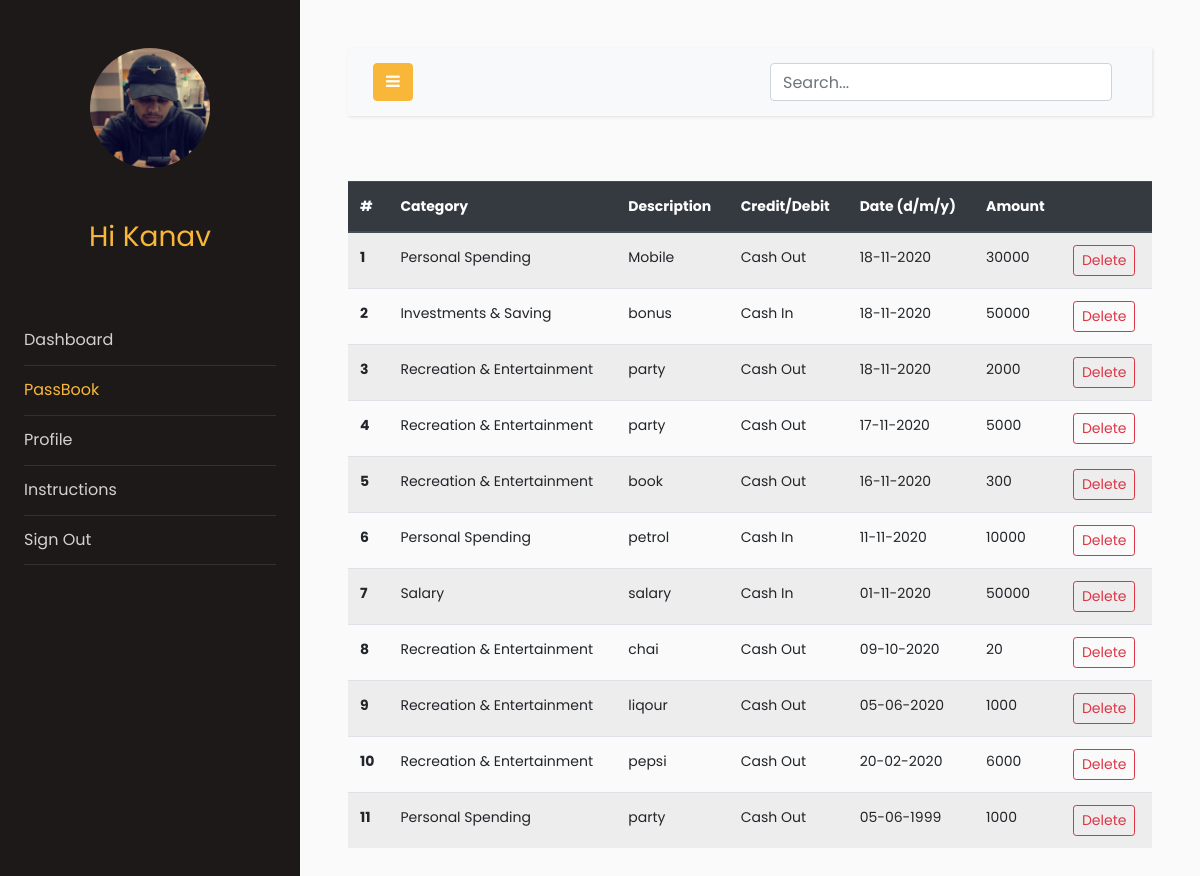
The page /passbook (signed in) on the database as committed earlier.
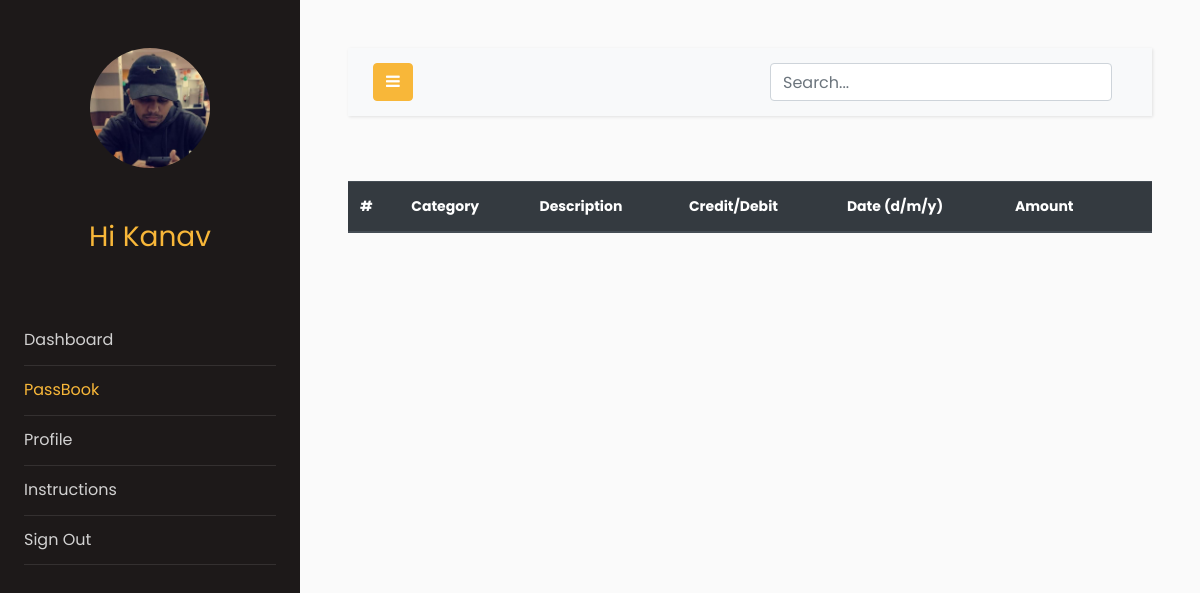
The same page on the database as committed later.
### models.py (models this page shows, shortened)
class Users(db.Model, UserMixin):
    __tablename__ = "users"
    id = db.Column(db.Integer, primary_key=True)
    email = db.Column(db.String(64), unique=True, index=True)
    name = db.Column(db.String(64))
    pasword_hash = db.Column(db.String(128))
    income = db.Column(db.Integer)
    budget = db.Column(db.Integer, default=0)
    profile_image = db.Column(
        db.String(128), nullable=False, default="default_profile.jpeg"
    )
    trans = db.relationship("Transactions", backref="User", lazy="dynamic")

class Transactions(db.Model):
    __searchable__ = ["description", "cat", "amount", "date"]
    users = db.relationship(Users)
    id = db.Column(db.Integer, primary_key=True)
    cashFlow = db.Column(db.Integer)
    amount = db.Column(db.Integer)
    description = db.Column(db.String(64))
    cat = db.Column(db.String(64))
    date = db.Column(db.DateTime)
    userId = db.Column(db.Integer, db.ForeignKey("users.id"), nullable=False)

### app.py (the view)
@app.route("/passbook", methods=["GET", "POST"])
@login_required
def passbook():
    uid = current_user.id
    trans_data = Transactions.query.filter_by(userId=uid).order_by(
        Transactions.date.desc()
    )
    return render_template("passbook.html", trans_data=trans_data)

### models.py (called while the page is built)
@login_manager.user_loader
def load_user(user_id):
    return Users.query.get(user_id)

### templates/passbook.html (shortened to what this page needs)
<!doctype html>
<html lang="en">
<head>
    <link rel="stylesheet" href="https://stackpath.bootstrapcdn.com/font-awesome/4.7.0/css/font-awesome.min.css">
<link rel="stylesheet" href="{{ url_for('static', filename='css1/style.css') }}">
</head>
<body>
    <div class="wrapper d-flex align-items-stretch">
        <nav id="sidebar">
            <div class="p-4 pt-5">
                <a href="#" class="img logo rounded-circle mb-5" style="background-image: url({{url_for('static',filename='profile_pics/'+current_user.profile_image)}})"></a>
                <h3 style="color: #f8b739; font-family: Poppins, Arial, sans-serif; text-align: center;">Hi {{current_user.name}}</h3>
                <br>
                <br>
                <ul class="list-unstyled components mb-5">
                    <li>
                        <a href="{{url_for('dashboard')}}">Dashboard</a>
                    </li>
                    <li class="active">
                        <a href="{{url_for('passbook')}}">PassBook</a>
                    </li>
                    <li>
                        <a href="{{url_for('profile')}}">Profile</a>
                    </li>
                    <li>
                        <a href="{{url_for('instructions')}}">Instructions</a>
                    </li>
                    <li>
                        <a href="{{url_for('logout')}}">Sign Out</a>
                    </li>
                </ul>
            </div>
        </nav>
        <div id="content" class="p-4 p-md-5">
            <nav class="navbar navbar-expand-lg navbar-light bg-light">
                <div class="container-fluid">
                    <button type="button" id="sidebarCollapse" class="btn btn-primary">
                        <i class="fa fa-bars"></i>
                    </button>
                    <form action="search" , method="GET">
                        <div class="container h-50">
                            <div class="d-flex justify-content-center h-100">
                                <input type="search" class="form-control ds-input" id="search-input" name="query" placeholder="Search..." aria-label="Search for..."
                                    autocomplete="off" data-docs-version="4.5" spellcheck="false" role="combobox" aria-autocomplete="list"
                                    aria-expanded="false" aria-owns="algolia-autocomplete-listbox-0" dir="auto"
                                    style="position: relative; vertical-align: top;">
                            </div>
                        </div>
                    </form>
                </div>
            </nav>
            <br>
            <table class="table table-striped">
                <thead class="thead-dark">
                    <tr>
                        <th scope="col">#</th>
                        <th scope="col">Category</th>
                        <th scope="col">Description</th>
                        <th scope="col">Credit/Debit</th>
                        <th scope="col">Date (d/m/y)</th>
                        <th scope="col">Amount</th>
                        <th scope="col"></th>
                    </tr>
                </thead>
                <tbody>
                    {%for r in trans_data%}
                    <tr>
                        <th scope="row">{{loop.index0 + 1}}</th>
                        <td>{{r.cat}}</td>
                        <td>{{r.description}}</td>
                        {%if r.cashFlow == 1 %}
                        <td>Cash In</td>
                        {%else%}
                        <td>Cash Out</td>
                        {%endif%}
                        <td>{{r.date.strftime('%d-%m-%Y')}}</td>
                        <td>{{r.amount}}</td>
                        <td><button type="button" class="btn btn-outline-danger btn-sm" data-toggle="modal" data-target="#del{{r.id}}">
                            Delete
                        </button></td>
                    </tr>
                    {%endfor%}
                </tbody>
            </table>
        </div>
    </div>
</body>
</html>

Rows that differ between the two databases and show on the page:
removed Transactions: cat "Personal Spending", description "Mobile", cashFlow "Cash Out", date "18-11-2020", amount "30000"
removed Transactions: cat "Investments & Saving", description "bonus", cashFlow "Cash In", date "18-11-2020", amount "50000"
removed Transactions: cat "Recreation & Entertainment", description "party", cashFlow "Cash Out", date "18-11-2020", amount "2000"
removed Transactions: cat "Recreation & Entertainment", description "party", cashFlow "Cash Out", date "17-11-2020", amount "5000"
removed Transactions: cat "Recreation & Entertainment", description "book", cashFlow "Cash Out", date "16-11-2020", amount "300"
removed Transactions: cat "Personal Spending", description "petrol", cashFlow "Cash In", date "11-11-2020", amount "10000"
removed Transactions: cat "Salary", description "salary", cashFlow "Cash In", date "01-11-2020", amount "50000"
removed Transactions: cat "Recreation & Entertainment", description "chai", cashFlow "Cash Out", date "09-10-2020", amount "20"
removed Transactions: cat "Recreation & Entertainment", description "liqour", cashFlow "Cash Out", date "05-06-2020", amount "1000"
removed Transactions: cat "Recreation & Entertainment", description "pepsi", cashFlow "Cash Out", date "20-02-2020", amount "6000"
removed Transactions: cat "Personal Spending", description "party", cashFlow "Cash Out", date "05-06-1999", amount "1000"
